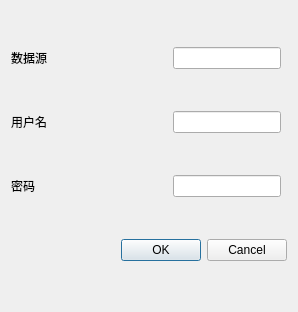
<?xml version="1.0" encoding="UTF-8"?>
<ui version="4.0">
 <class>dataBaseDialog</class>
 <widget class="QDialog" name="dataBaseDialog">
  <property name="geometry">
   <rect>
    <x>0</x>
    <y>0</y>
    <width>298</width>
    <height>312</height>
   </rect>
  </property>
  <property name="windowTitle">
   <string>连接到数据库</string>
  </property>
  <layout class="QGridLayout" name="gridLayout">
   <item row="1" column="0">
    <widget class="QLabel" name="label_2">
     <property name="text">
      <string>用户名</string>
     </property>
    </widget>
   </item>
   <item row="2" column="3">
    <widget class="QLineEdit" name="lineEdit_3">
     <property name="echoMode">
      <enum>QLineEdit::Password</enum>
     </property>
    </widget>
   </item>
   <item row="0" column="0">
    <widget class="QLabel" name="label">
     <property name="text">
      <string>数据源</string>
     </property>
    </widget>
   </item>
   <item row="3" column="0" colspan="5">
    <widget class="QDialogButtonBox" name="buttonBox">
     <property name="orientation">
      <enum>Qt::Horizontal</enum>
     </property>
     <property name="standardButtons">
      <set>QDialogButtonBox::Cancel|QDialogButtonBox::Ok</set>
     </property>
    </widget>
   </item>
   <item row="0" column="3">
    <widget class="QLineEdit" name="lineEdit">
     <property name="echoMode">
      <enum>QLineEdit::Normal</enum>
     </property>
    </widget>
   </item>
   <item row="1" column="3">
    <widget class="QLineEdit" name="lineEdit_2"/>
   </item>
   <item row="2" column="0">
    <widget class="QLabel" name="label_3">
     <property name="text">
      <string>密码</string>
     </property>
    </widget>
   </item>
   <item row="0" column="1">
    <spacer name="horizontalSpacer">
     <property name="orientation">
      <enum>Qt::Horizontal</enum>
     </property>
     <property name="sizeHint" stdset="0">
      <size>
       <width>40</width>
       <height>20</height>
      </size>
     </property>
    </spacer>
   </item>
   <item row="1" column="1">
    <spacer name="horizontalSpacer_2">
     <property name="orientation">
      <enum>Qt::Horizontal</enum>
     </property>
     <property name="sizeHint" stdset="0">
      <size>
       <width>40</width>
       <height>20</height>
      </size>
     </property>
    </spacer>
   </item>
   <item row="2" column="1">
    <spacer name="horizontalSpacer_3">
     <property name="orientation">
      <enum>Qt::Horizontal</enum>
     </property>
     <property name="sizeHint" stdset="0">
      <size>
       <width>40</width>
       <height>20</height>
      </size>
     </property>
    </spacer>
   </item>
  </layout>
 </widget>
 <resources/>
 <connections>
  <connection>
   <sender>buttonBox</sender>
   <signal>accepted()</signal>
   <receiver>dataBaseDialog</receiver>
   <slot>accept()</slot>
   <hints>
    <hint type="sourcelabel">
     <x>248</x>
     <y>254</y>
    </hint>
    <hint type="destinationlabel">
     <x>157</x>
     <y>274</y>
    </hint>
   </hints>
  </connection>
  <connection>
   <sender>buttonBox</sender>
   <signal>rejected()</signal>
   <receiver>dataBaseDialog</receiver>
   <slot>reject()</slot>
   <hints>
    <hint type="sourcelabel">
     <x>316</x>
     <y>260</y>
    </hint>
    <hint type="destinationlabel">
     <x>286</x>
     <y>274</y>
    </hint>
   </hints>
  </connection>
 </connections>
</ui>
